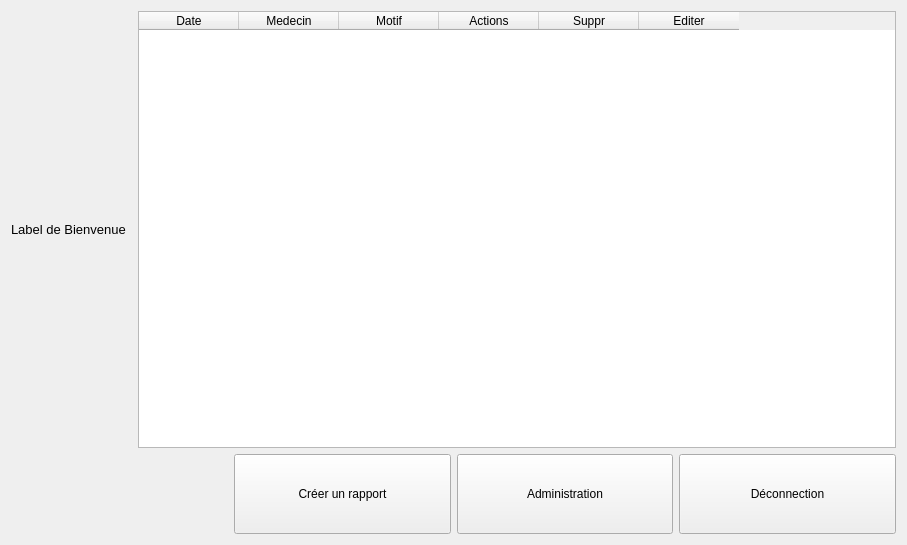
<?xml version="1.0" encoding="UTF-8"?>
<ui version="4.0">
 <class>Form</class>
 <widget class="QWidget" name="Form">
  <property name="geometry">
   <rect>
    <x>0</x>
    <y>0</y>
    <width>907</width>
    <height>545</height>
   </rect>
  </property>
  <property name="minimumSize">
   <size>
    <width>870</width>
    <height>545</height>
   </size>
  </property>
  <property name="windowTitle">
   <string>Form</string>
  </property>
  <layout class="QGridLayout" name="gridLayout">
   <item row="0" column="0">
    <layout class="QVBoxLayout" name="verticalLayout">
     <property name="sizeConstraint">
      <enum>QLayout::SetDefaultConstraint</enum>
     </property>
     <item>
      <widget class="QLabel" name="index_label_titre">
       <property name="enabled">
        <bool>true</bool>
       </property>
       <property name="baseSize">
        <size>
         <width>0</width>
         <height>15</height>
        </size>
       </property>
       <property name="font">
        <font>
         <pointsize>10</pointsize>
        </font>
       </property>
       <property name="text">
        <string>Label de Bienvenue</string>
       </property>
      </widget>
     </item>
    </layout>
   </item>
   <item row="0" column="2">
    <widget class="QTableWidget" name="index_tableau_rapports">
     <property name="minimumSize">
      <size>
       <width>609</width>
       <height>400</height>
      </size>
     </property>
     <property name="alternatingRowColors">
      <bool>false</bool>
     </property>
     <property name="wordWrap">
      <bool>false</bool>
     </property>
     <column>
      <property name="text">
       <string>Date</string>
      </property>
     </column>
     <column>
      <property name="text">
       <string>Medecin</string>
      </property>
     </column>
     <column>
      <property name="text">
       <string>Motif</string>
      </property>
     </column>
     <column>
      <property name="text">
       <string>Actions</string>
      </property>
     </column>
     <column>
      <property name="text">
       <string>Suppr</string>
      </property>
     </column>
     <column>
      <property name="text">
       <string>Editer</string>
      </property>
     </column>
    </widget>
   </item>
   <item row="1" column="0" colspan="3">
    <layout class="QHBoxLayout" name="horizontalLayout">
     <item alignment="Qt::AlignHCenter">
      <widget class="QLabel" name="label">
       <property name="toolTip">
        <string>&lt;html&gt;&lt;head/&gt;&lt;body&gt;&lt;p&gt;&lt;img src=&quot;:/logoGSB/logoGSBresize.png&quot;/&gt;&lt;/p&gt;&lt;/body&gt;&lt;/html&gt;</string>
       </property>
       <property name="text">
        <string/>
       </property>
       <property name="pixmap">
        <pixmap>logoGSBresize.png</pixmap>
       </property>
      </widget>
     </item>
     <item>
      <widget class="QPushButton" name="index_to_rapport">
       <property name="minimumSize">
        <size>
         <width>150</width>
         <height>80</height>
        </size>
       </property>
       <property name="text">
        <string>Créer un rapport</string>
       </property>
      </widget>
     </item>
     <item>
      <widget class="QPushButton" name="index_to_admin">
       <property name="minimumSize">
        <size>
         <width>150</width>
         <height>80</height>
        </size>
       </property>
       <property name="inputMethodHints">
        <set>Qt::ImhNone</set>
       </property>
       <property name="text">
        <string>Administration</string>
       </property>
       <property name="default">
        <bool>false</bool>
       </property>
       <property name="flat">
        <bool>false</bool>
       </property>
      </widget>
     </item>
     <item>
      <widget class="QPushButton" name="index_bouton_deconnection">
       <property name="minimumSize">
        <size>
         <width>150</width>
         <height>80</height>
        </size>
       </property>
       <property name="text">
        <string>Déconnection</string>
       </property>
      </widget>
     </item>
    </layout>
   </item>
  </layout>
 </widget>
 <resources>
  <include location="ressources.qrc"/>
 </resources>
 <connections/>
</ui>
